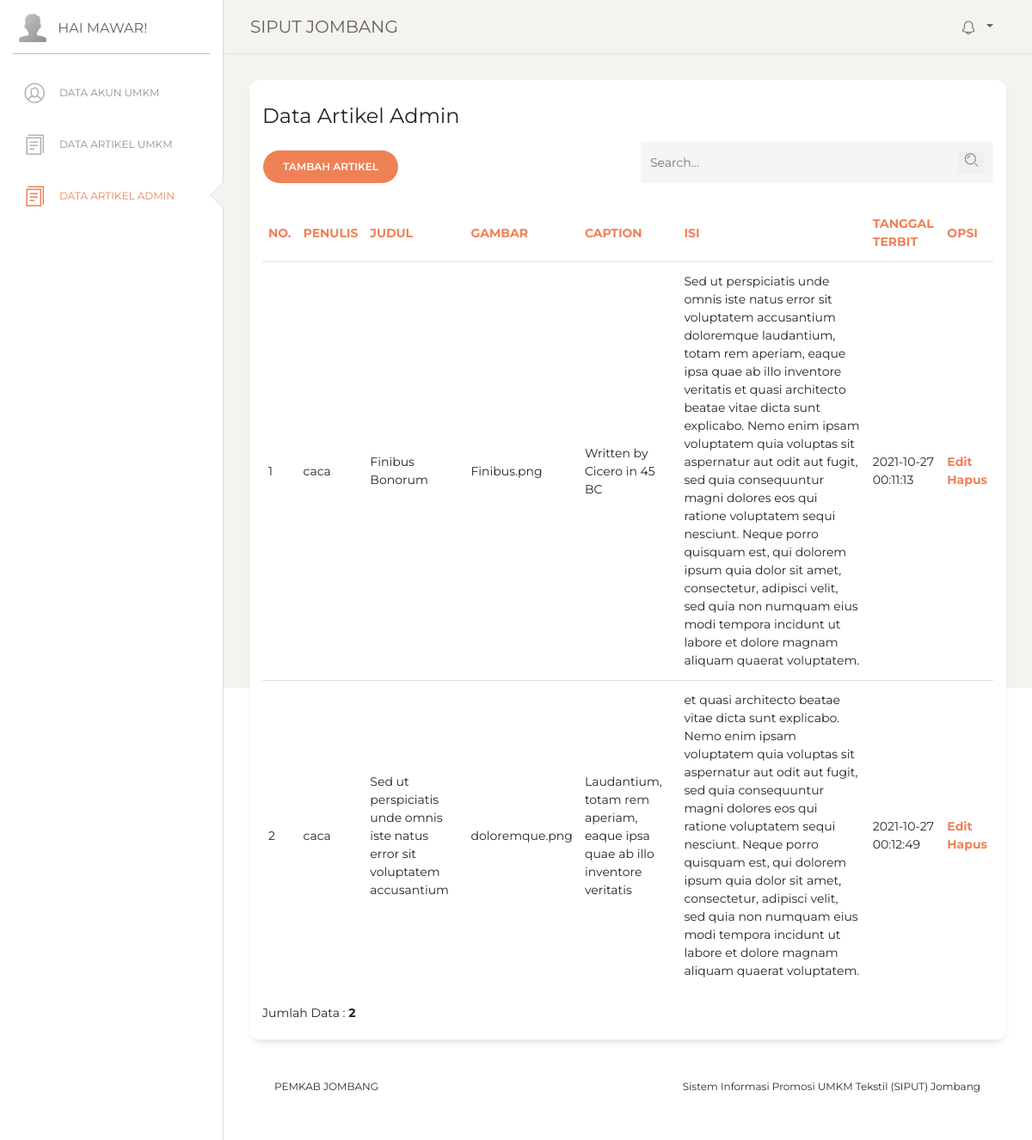
Screenshot of /data-artikel-admin.php (signed in) with the database file from the repository.
### tables this page shows
CREATE TABLE `tbl_artikel_admin` (
  `id_artikel_admin` int(11) NOT NULL,
  `username_admin` varchar(11) NOT NULL,
  `judul_artikel` text NOT NULL,
  `gambar_artikel` text NOT NULL,
  `caption_gambar_artikel` text NOT NULL,
  `isi_artikel` text NOT NULL,
  `tanggal_artikel` timestamp NOT NULL DEFAULT current_timestamp()
);

### data-artikel-admin.php (the view, shortened to what this page needs)
<?php
include'koneksi.php';
if(isset($_SESSION['sesi']) && !empty($_SESSION['sesi'])){
?>
<!doctype html>
<html lang="en">
<head>
  <link href="https://maxcdn.bootstrapcdn.com/font-awesome/latest/css/font-awesome.min.css" rel="stylesheet">
  <link href="./assets/css/bootstrap.min.css" rel="stylesheet" />
  <link href="./assets/css/paper-dashboard.css?v=2.0.1" rel="stylesheet" />
  <link href="./assets/demo/demo.css" rel="stylesheet" />
</head>
<body class="">
  <div class="wrapper ">
    <div class="sidebar" data-color="white" data-active-color="danger">
      <div class="logo">
        <a href="#" class="simple-text logo-mini">
          <div class="logo-image-small">
            <img src="./assets/img/default-avatar.png">
          </div>
        </a>
        <a href="#" class="simple-text logo-normal">
          Hai <?php echo$_SESSION['sesi']; ?>!
        </a>
      </div>
      <div class="sidebar-wrapper">
        <ul class="nav">
          <li>
            <a href="data-anggota.php">
              <i class="nc-icon nc-circle-10"></i>
              <p>Data Akun UMKM</p>
            </a>
          </li>
          <li>
            <a href="data-artikel-anggota.php">
              <i class="nc-icon nc-single-copy-04"></i>
              <p>Data Artikel UMKM</p>
            </a>
          </li>
          <li class="active ">
            <a href="data-artikel-admin.php">
              <i class="nc-icon nc-single-copy-04"></i>
              <p>Data Artikel Admin</p>
            </a>
          </li>
        </ul>
      </div>
    </div>
    <div class="main-panel" style="height: 100vh;">
      <nav class="navbar navbar-expand-lg navbar-absolute fixed-top navbar-transparent">
        <div class="container-fluid">
          <div class="navbar-wrapper">
            <a class="navbar-brand" href="javascript:;">SIPUT JOMBANG</a>
          </div>
          <div class="collapse navbar-collapse justify-content-end" id="navigation">
            <ul class="navbar-nav">
              <li class="nav-item btn-rotate dropdown">
                <a class="nav-link dropdown-toggle" href="http://example.com" id="navbarDropdownMenuLink" data-toggle="dropdown" aria-haspopup="true" aria-expanded="false">
                  <i class="nc-icon nc-bell-55"></i>
                </a>
              </li>
            </ul>
          </div>
        </div>
      </nav>
      <div class="content">
        <div class="row">
          <div class="col-md-12">
            <div class="card">
              <div class="card-header">
                <h4 class="card-title"> Data Artikel Admin</h4>
                <div class="row">
                    <div class="update col-sm-6">
                      <form action="data-artikel-admin-input.php">
                        <input type="submit" name="simpan" value="Tambah Artikel" class="btn btn-primary btn-round">
                      </form>
                    </div>
                    <div class="update col-sm-6">
                      <form method="POST">
                        <div class="input-group no-border">
                            <input type="text" name="pencarian" class="form-control" placeholder="Search...">
                            <div class="input-group-append">
                                <div class="input-group-text">
                                  <button type="submit" name="search" class="tombol" style="border:none;"><i class="nc-icon nc-zoom-split"></i></button>
                                </div>
                            </div>
                        </div>
                      </form>
                    </div>
                </div>
              </div>
              <div class="card-body">
                <div class="table-responsive">
                  <table class="table">
                    <thead class="text-primary">
                      <th>
                        No.
                      </th>
                      <th>
                        Penulis
                      </th>
                      <th>
                        Judul
                      </th>
                      <th>
                        Gambar
                      </th>
                      <th>
                        Caption
                      </th>
                      <th>
                        Isi
                      </th>
                      <th>
                        Tanggal Terbit
                      </th>
                      <th id="label-opsi">
                        Opsi
                      </th>
                    </thead>
                    <?php
                    $batas = 5;
                    extract($_GET);
                    if(empty($hal)){
                      $posisi = 0;
                      $nomor = 1;
                    }
                    else {
                      $posisi = ($hal - 1) * $batas;
                      $nomor = $posisi+1;
                    }
                    if($_SERVER['REQUEST_METHOD'] == "POST"){
                      $pencarian = trim(mysqli_real_escape_string($db, $_POST['pencarian']));
                      if($pencarian != ""){
                        $sql = "SELECT * FROM tbl_artikel_admin WHERE judul_artikel LIKE '%$pencarian%'";
                        $query = $sql;
                        $queryJml = $sql;
                      }
                      else {
                        $query = "SELECT * FROM tbl_artikel_admin LIMIT $posisi, $batas";
                        $queryJml = "SELECT * FROM tbl_artikel_admin";
                        $no = $posisi * 1;
                      }
                    }
                    else {
                      $query = "SELECT * FROM tbl_artikel_admin LIMIT $posisi, $batas";
                      $queryJml = "SELECT * FROM tbl_artikel_admin";
                    }
                    $q_tampil_anggota = mysqli_query($db, $query);
                    if(mysqli_num_rows($q_tampil_anggota)>0)
                    {
                    while($r_tampil_anggota=mysqli_fetch_array($q_tampil_anggota)){
                    ?>
                    <tr>
                      <td><?php echo $nomor; ?></td>
                      <td><?php echo $r_tampil_anggota['username_admin']; ?></td>
                      <td><?php echo $r_tampil_anggota['judul_artikel']; ?></td>
                      <td><?php echo $r_tampil_anggota['gambar_artikel']; ?></td>
                      <td><?php echo $r_tampil_anggota['caption_gambar_artikel']; ?></td>
                      <td><?php echo $r_tampil_anggota['isi_artikel']; ?></td>
                      <td><?php echo $r_tampil_anggota['tanggal_artikel']; ?></td>
                      <td>
                        <div class="tombol-opsi-container"><a href="data-artikel-admin-edit.php?judul_artikel=<?php echo $r_tampil_anggota['judul_artikel'];?>" class="tombol" style="color:#ef8157; font-weight:bold">Edit</a></div>
                        <div class="tombol-opsi-container"><a href="data-artikel-admin-hapus.php?judul_artikel=<?php echo $r_tampil_anggota['judul_artikel']; ?>" onclick = "return confirm ('Apakah Anda Yakin Akan Menghapus Data Ini?')" class="tombol" style="color:#ef8157; font-weight:bold">Hapus</a></div>
                      </td>
                    </tr>
                    <?php $nomor++; }
                    }
                    else {
                      echo "<tr><td colspan=6>Data Tidak Ditemukan</td></tr>";
                    }?>
                  </table>
                  <?php
                  if(isset($_POST['pencarian'])){
                  if($_POST['pencarian']!=''){
                    echo "<div style=\"float:left;\">";
                    $jml = mysqli_num_rows(mysqli_query($db, $queryJml));
                    echo "Data Hasil Pencarian: <b>$jml</b>";
                    echo "</div>";
                  }
                  }
                  else{ ?>
                    <div style="float: left;">
                    <?php
                      $jml = mysqli_num_rows(mysqli_query($db, $queryJml));
                      echo "Jumlah Data : <b>$jml</b>";
                    ?>
                    </div>
                    <?php
                    }
                    ?>
                </div>
              </div>
            </div>
          </div>
      </div>
      <footer class="footer footer-black  footer-white ">
        <div class="container-fluid">
          <div class="row">
            <nav class="footer-nav">
              <ul>
                <li><a href="https://www.jombangkab.go.id/" target="_blank">PEMKAB JOMBANG</a></li>
              </ul>
            </nav>
            <div class="credits ml-auto">
              <span class="copyright">
                Sistem Informasi Promosi UMKM Tekstil (SIPUT) Jombang
              </span>
            </div>
          </div>
        </div>
      </footer>
    </div>
  </div>
</body>
</html>
<?php
}
else {
	echo "<script>
		alert('Anda Harus Login Dahulu!');
	</script>";
	header('location:login.php');
}
?>

### rows the page displays
tbl_artikel_admin: username_admin "caca", judul_artikel "Finibus Bonorum", gambar_artikel "Finibus.png", caption_gambar_artikel "Written by Cicero in 45 BC", isi_artikel "Sed ut perspiciatis unde omnis iste natus error sit voluptatem accusantium doloremque laudantium, totam rem aperiam, eaque ipsa quae ab illo inventore veritatis et quasi architecto beatae vitae dicta sunt explicabo. Nemo enim ipsam voluptatem quia voluptas sit aspernatur aut odit aut fugit, sed quia consequuntur magni dolores eos qui ratione voluptatem sequi nesciunt. Neque porro quisquam est, qui dolorem ipsum quia dolor sit amet, consectetur, adipisci velit, sed quia non numquam eius modi tempora incidunt ut labore et dolore magnam aliquam quaerat voluptatem.", tanggal_artikel "2021-10-27 00:11:13"
tbl_artikel_admin: username_admin "caca", judul_artikel "Sed ut perspiciatis unde omnis iste natus error sit voluptatem accusantium", gambar_artikel "doloremque.png", caption_gambar_artikel "Laudantium, totam rem aperiam, eaque ipsa quae ab illo inventore veritatis", isi_artikel "et quasi architecto beatae vitae dicta sunt explicabo. Nemo enim ipsam voluptatem quia voluptas sit aspernatur aut odit aut fugit, sed quia consequuntur magni dolores eos qui ratione voluptatem sequi nesciunt. Neque porro quisquam est, qui dolorem ipsum quia dolor sit amet, consectetur, adipisci velit, sed quia non numquam eius modi tempora incidunt ut labore et dolore magnam aliquam quaerat voluptatem.", tanggal_artikel "2021-10-27 00:12:49"

### other values shown
$_SESSION['sesi'] "MAWAR"
$jml "2"
